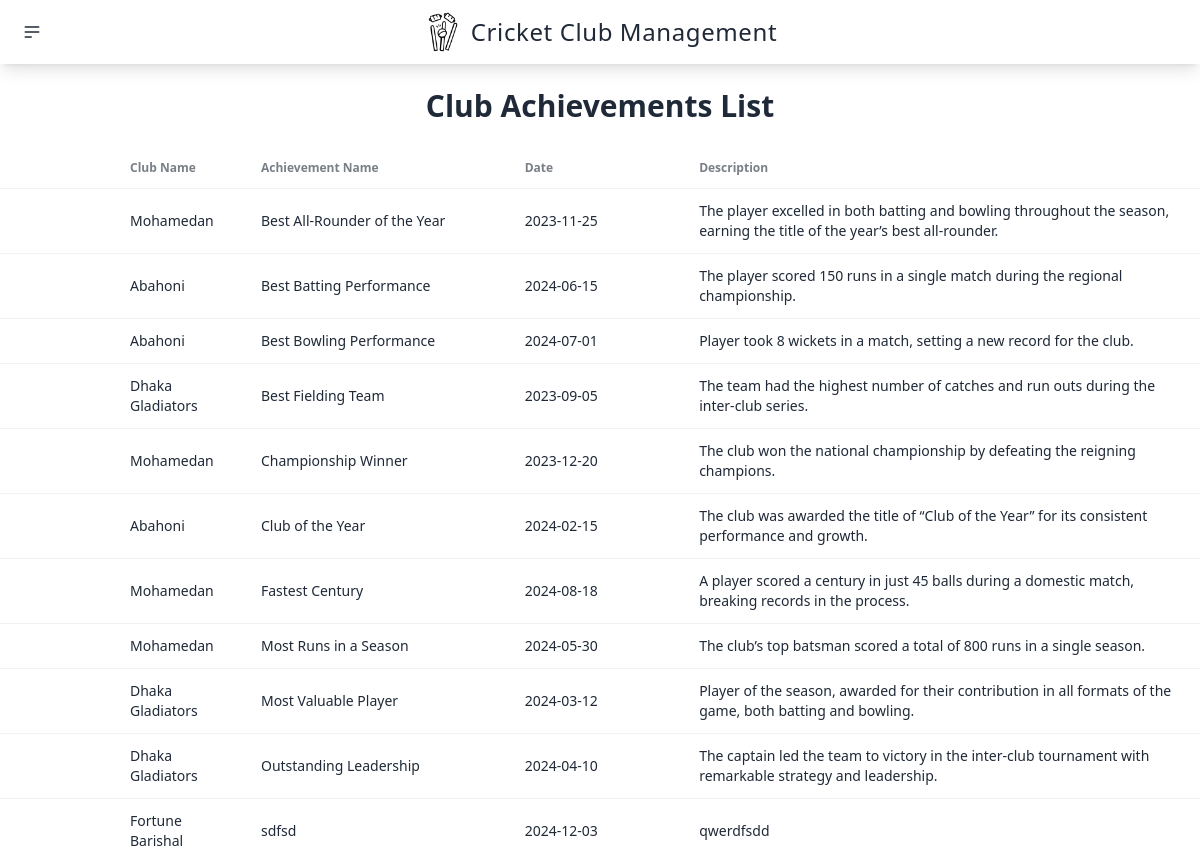
Screenshot of /User-Site/display-club-achievement.php with the database file from the repository.
### tables this page shows
CREATE TABLE `club_achievements` (
  `achievement_name` varchar(255) NOT NULL,
  `club_id` int(11) NOT NULL,
  `date` date NOT NULL,
  `description` text NOT NULL
);

CREATE TABLE `club` (
  `club_id` int(11) NOT NULL,
  `club_name` varchar(100) DEFAULT NULL,
  `location` varchar(100) DEFAULT NULL,
  `history` text DEFAULT NULL
);

### User-Site/display-club-achievement.php (the view, shortened to what this page needs)
<?php
include '../connect.php';
$sql = "SELECT ca.achievement_name, ca.date, ca.description, c.club_name
        FROM club_achievements ca
        JOIN club c ON ca.club_id = c.club_id";
$result = mysqli_query($conn, $sql);
?>
<!DOCTYPE html>
<html lang="en">
<head>
    <link href="https://cdn.jsdelivr.net/npm/daisyui@4.12.14/dist/full.min.css" rel="stylesheet" type="text/css" />
    <script src="https://cdn.tailwindcss.com"></script>
</head>
<?php include('partials/header.php'); ?>
<body>
    <h1 class="text-center text-3xl font-extrabold p-6">Club Achievements List</h1>
    <div class="overflow-x-auto">
        <table class="table">
            <thead>
                <tr>
                    <th class="pl-[130px]">Club Name</th>
                    <th class="pr-[130px]">Achievement Name</th>
                    <th class="pr-[130px]">Date</th>
                    <th class="pr-[130px]">Description</th>
                </tr>
            </thead>
            <tbody>
                <?php
                if ($result) {
                    while ($row = mysqli_fetch_array($result)) {
                        $club_name = $row['club_name'];
                        $achievement_name = $row['achievement_name'];
                        $date = $row['date'];
                        $description = $row['description'];
                        echo '<tr>
                            <td class="pl-[130px]">' . htmlspecialchars($club_name) . '</td>
                            <td>' . htmlspecialchars($achievement_name) . '</td>
                            <td>' . $date . '</td>
                            <td>' . htmlspecialchars($description) . '</td>
                        </tr>';
                    }
                }
                ?>
            </tbody>
        </table>
    </div>
</body>
</html>

### rows the page displays
club_achievements: club.club_name "Mohamedan", achievement_name "Best All-Rounder of the Year", date "2023-11-25", description "The player excelled in both batting and bowling throughout the season, earning the title of the year’s best all-rounder."
club_achievements: club.club_name "Abahoni", achievement_name "Best Batting Performance", date "2024-06-15", description "The player scored 150 runs in a single match during the regional championship."
club_achievements: club.club_name "Abahoni", achievement_name "Best Bowling Performance", date "2024-07-01", description "Player took 8 wickets in a match, setting a new record for the club."
club_achievements: club.club_name "Dhaka Gladiators", achievement_name "Best Fielding Team", date "2023-09-05", description "The team had the highest number of catches and run outs during the inter-club series."
club_achievements: club.club_name "Mohamedan", achievement_name "Championship Winner", date "2023-12-20", description "The club won the national championship by defeating the reigning champions."
club_achievements: club.club_name "Abahoni", achievement_name "Club of the Year", date "2024-02-15", description "The club was awarded the title of “Club of the Year” for its consistent performance and growth."
club_achievements: club.club_name "Mohamedan", achievement_name "Fastest Century", date "2024-08-18", description "A player scored a century in just 45 balls during a domestic match, breaking records in the process."
club_achievements: club.club_name "Mohamedan", achievement_name "Most Runs in a Season", date "2024-05-30", description "The club’s top batsman scored a total of 800 runs in a single season."
club_achievements: club.club_name "Dhaka Gladiators", achievement_name "Most Valuable Player", date "2024-03-12", description "Player of the season, awarded for their contribution in all formats of the game, both batting and bowling."
club_achievements: club.club_name "Dhaka Gladiators", achievement_name "Outstanding Leadership", date "2024-04-10", description "The captain led the team to victory in the inter-club tournament with remarkable strategy and leadership."
club_achievements: club.club_name "Fortune Barishal", achievement_name "sdfsd", date "2024-12-03", description "qwerdfsdd"
